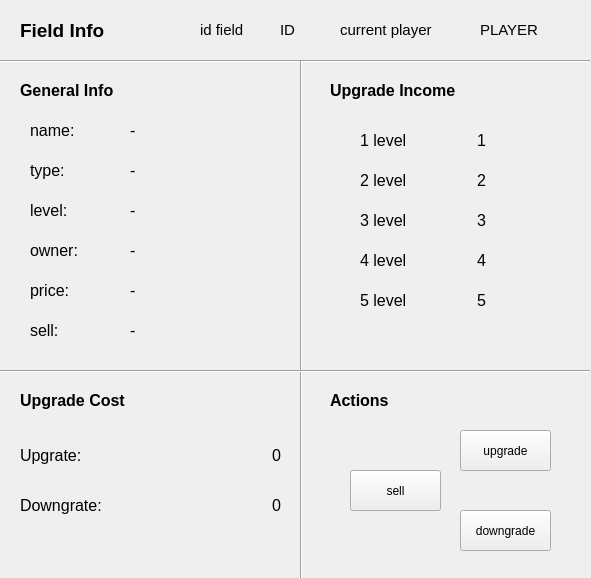
<?xml version="1.0" encoding="UTF-8"?>
<ui version="4.0">
 <class>InfoWindow</class>
 <widget class="QWidget" name="InfoWindow">
  <property name="geometry">
   <rect>
    <x>0</x>
    <y>0</y>
    <width>591</width>
    <height>578</height>
   </rect>
  </property>
  <property name="windowTitle">
   <string>Form</string>
  </property>
  <widget class="QLabel" name="label_6">
   <property name="geometry">
    <rect>
     <x>20</x>
     <y>440</y>
     <width>131</width>
     <height>31</height>
    </rect>
   </property>
   <property name="styleSheet">
    <string notr="true">font-size: 12pt;</string>
   </property>
   <property name="text">
    <string>Upgrate:</string>
   </property>
  </widget>
  <widget class="QLabel" name="downgrade">
   <property name="geometry">
    <rect>
     <x>170</x>
     <y>490</y>
     <width>111</width>
     <height>31</height>
    </rect>
   </property>
   <property name="styleSheet">
    <string notr="true">font-size: 12pt;</string>
   </property>
   <property name="text">
    <string>0</string>
   </property>
   <property name="alignment">
    <set>Qt::AlignRight|Qt::AlignTrailing|Qt::AlignVCenter</set>
   </property>
  </widget>
  <widget class="QLabel" name="label_10">
   <property name="geometry">
    <rect>
     <x>360</x>
     <y>130</y>
     <width>71</width>
     <height>20</height>
    </rect>
   </property>
   <property name="styleSheet">
    <string notr="true">font-size: 12pt;</string>
   </property>
   <property name="text">
    <string>1 level</string>
   </property>
  </widget>
  <widget class="QLabel" name="currentPlayer">
   <property name="geometry">
    <rect>
     <x>480</x>
     <y>20</y>
     <width>63</width>
     <height>20</height>
    </rect>
   </property>
   <property name="styleSheet">
    <string notr="true">font-size: 11pt;</string>
   </property>
   <property name="text">
    <string>PLAYER</string>
   </property>
  </widget>
  <widget class="QLabel" name="label_8">
   <property name="geometry">
    <rect>
     <x>30</x>
     <y>320</y>
     <width>63</width>
     <height>20</height>
    </rect>
   </property>
   <property name="styleSheet">
    <string notr="true">font-size: 12pt;</string>
   </property>
   <property name="text">
    <string>sell:</string>
   </property>
  </widget>
  <widget class="QLabel" name="name">
   <property name="geometry">
    <rect>
     <x>130</x>
     <y>120</y>
     <width>121</width>
     <height>20</height>
    </rect>
   </property>
   <property name="styleSheet">
    <string>font-size: 12pt;</string>
   </property>
   <property name="text">
    <string>-</string>
   </property>
  </widget>
  <widget class="QLabel" name="sell">
   <property name="geometry">
    <rect>
     <x>130</x>
     <y>320</y>
     <width>63</width>
     <height>20</height>
    </rect>
   </property>
   <property name="styleSheet">
    <string>font-size: 12pt;</string>
   </property>
   <property name="text">
    <string>-</string>
   </property>
  </widget>
  <widget class="QLabel" name="buy">
   <property name="geometry">
    <rect>
     <x>130</x>
     <y>280</y>
     <width>81</width>
     <height>20</height>
    </rect>
   </property>
   <property name="styleSheet">
    <string notr="true">font-size: 12pt;</string>
   </property>
   <property name="text">
    <string>-</string>
   </property>
  </widget>
  <widget class="QLabel" name="label_14">
   <property name="geometry">
    <rect>
     <x>360</x>
     <y>290</y>
     <width>71</width>
     <height>20</height>
    </rect>
   </property>
   <property name="styleSheet">
    <string notr="true">font-size: 12pt;</string>
   </property>
   <property name="text">
    <string>5 level</string>
   </property>
  </widget>
  <widget class="QPushButton" name="bSell">
   <property name="geometry">
    <rect>
     <x>350</x>
     <y>470</y>
     <width>91</width>
     <height>41</height>
    </rect>
   </property>
   <property name="styleSheet">
    <string notr="true">font-size: 9pt;</string>
   </property>
   <property name="text">
    <string>sell</string>
   </property>
  </widget>
  <widget class="QLabel" name="label_17">
   <property name="geometry">
    <rect>
     <x>200</x>
     <y>20</y>
     <width>61</width>
     <height>20</height>
    </rect>
   </property>
   <property name="styleSheet">
    <string notr="true">font-size: 11pt;</string>
   </property>
   <property name="text">
    <string>id field</string>
   </property>
  </widget>
  <widget class="QLabel" name="secondLevel">
   <property name="geometry">
    <rect>
     <x>450</x>
     <y>170</y>
     <width>63</width>
     <height>20</height>
    </rect>
   </property>
   <property name="styleSheet">
    <string notr="true">font-size: 12pt;</string>
   </property>
   <property name="text">
    <string>2</string>
   </property>
   <property name="alignment">
    <set>Qt::AlignCenter</set>
   </property>
  </widget>
  <widget class="QLabel" name="label_5">
   <property name="geometry">
    <rect>
     <x>30</x>
     <y>280</y>
     <width>63</width>
     <height>20</height>
    </rect>
   </property>
   <property name="styleSheet">
    <string notr="true">font-size: 12pt;</string>
   </property>
   <property name="text">
    <string>price:</string>
   </property>
  </widget>
  <widget class="QLabel" name="type">
   <property name="geometry">
    <rect>
     <x>130</x>
     <y>160</y>
     <width>171</width>
     <height>20</height>
    </rect>
   </property>
   <property name="styleSheet">
    <string>font-size: 12pt;</string>
   </property>
   <property name="text">
    <string>-</string>
   </property>
  </widget>
  <widget class="QLabel" name="label_12">
   <property name="geometry">
    <rect>
     <x>360</x>
     <y>210</y>
     <width>71</width>
     <height>20</height>
    </rect>
   </property>
   <property name="styleSheet">
    <string notr="true">font-size: 12pt;</string>
   </property>
   <property name="text">
    <string>3 level</string>
   </property>
  </widget>
  <widget class="QLabel" name="label_11">
   <property name="geometry">
    <rect>
     <x>360</x>
     <y>170</y>
     <width>71</width>
     <height>20</height>
    </rect>
   </property>
   <property name="styleSheet">
    <string notr="true">font-size: 12pt;</string>
   </property>
   <property name="text">
    <string>2 level</string>
   </property>
  </widget>
  <widget class="QLabel" name="currentField">
   <property name="geometry">
    <rect>
     <x>280</x>
     <y>20</y>
     <width>61</width>
     <height>20</height>
    </rect>
   </property>
   <property name="styleSheet">
    <string notr="true">font-size: 11pt;</string>
   </property>
   <property name="text">
    <string>ID</string>
   </property>
  </widget>
  <widget class="QLabel" name="thirdLevel">
   <property name="geometry">
    <rect>
     <x>450</x>
     <y>210</y>
     <width>63</width>
     <height>20</height>
    </rect>
   </property>
   <property name="styleSheet">
    <string notr="true">font-size: 12pt;</string>
   </property>
   <property name="text">
    <string>3</string>
   </property>
   <property name="alignment">
    <set>Qt::AlignCenter</set>
   </property>
  </widget>
  <widget class="QLabel" name="firstLevel">
   <property name="geometry">
    <rect>
     <x>450</x>
     <y>130</y>
     <width>63</width>
     <height>20</height>
    </rect>
   </property>
   <property name="styleSheet">
    <string notr="true">font-size: 12pt;</string>
   </property>
   <property name="text">
    <string>1</string>
   </property>
   <property name="alignment">
    <set>Qt::AlignCenter</set>
   </property>
  </widget>
  <widget class="QLabel" name="label_13">
   <property name="geometry">
    <rect>
     <x>360</x>
     <y>250</y>
     <width>71</width>
     <height>20</height>
    </rect>
   </property>
   <property name="styleSheet">
    <string notr="true">font-size: 12pt;</string>
   </property>
   <property name="text">
    <string>4 level</string>
   </property>
  </widget>
  <widget class="QLabel" name="currentLevel">
   <property name="geometry">
    <rect>
     <x>130</x>
     <y>200</y>
     <width>61</width>
     <height>20</height>
    </rect>
   </property>
   <property name="styleSheet">
    <string>font-size: 12pt;</string>
   </property>
   <property name="text">
    <string>-</string>
   </property>
  </widget>
  <widget class="QLabel" name="label">
   <property name="geometry">
    <rect>
     <x>30</x>
     <y>120</y>
     <width>63</width>
     <height>20</height>
    </rect>
   </property>
   <property name="styleSheet">
    <string notr="true">font-size: 12pt;</string>
   </property>
   <property name="text">
    <string>name:</string>
   </property>
  </widget>
  <widget class="QPushButton" name="bDowngrade">
   <property name="geometry">
    <rect>
     <x>460</x>
     <y>510</y>
     <width>91</width>
     <height>41</height>
    </rect>
   </property>
   <property name="styleSheet">
    <string notr="true">font-size: 9pt;</string>
   </property>
   <property name="text">
    <string>downgrade</string>
   </property>
  </widget>
  <widget class="QLabel" name="label_4">
   <property name="geometry">
    <rect>
     <x>30</x>
     <y>240</y>
     <width>63</width>
     <height>20</height>
    </rect>
   </property>
   <property name="styleSheet">
    <string notr="true">font-size: 12pt;</string>
   </property>
   <property name="text">
    <string>owner:</string>
   </property>
  </widget>
  <widget class="QLabel" name="label_2">
   <property name="geometry">
    <rect>
     <x>30</x>
     <y>160</y>
     <width>63</width>
     <height>20</height>
    </rect>
   </property>
   <property name="styleSheet">
    <string notr="true">font-size: 12pt;</string>
   </property>
   <property name="text">
    <string>type:</string>
   </property>
  </widget>
  <widget class="QLabel" name="owner">
   <property name="geometry">
    <rect>
     <x>130</x>
     <y>240</y>
     <width>71</width>
     <height>20</height>
    </rect>
   </property>
   <property name="styleSheet">
    <string>font-size: 12pt;</string>
   </property>
   <property name="text">
    <string>-</string>
   </property>
  </widget>
  <widget class="QLabel" name="fifthLevel">
   <property name="geometry">
    <rect>
     <x>450</x>
     <y>290</y>
     <width>63</width>
     <height>20</height>
    </rect>
   </property>
   <property name="styleSheet">
    <string notr="true">font-size: 12pt;</string>
   </property>
   <property name="text">
    <string>5</string>
   </property>
   <property name="alignment">
    <set>Qt::AlignCenter</set>
   </property>
  </widget>
  <widget class="QLabel" name="label_7">
   <property name="geometry">
    <rect>
     <x>20</x>
     <y>490</y>
     <width>111</width>
     <height>31</height>
    </rect>
   </property>
   <property name="styleSheet">
    <string notr="true">font-size: 12pt;</string>
   </property>
   <property name="text">
    <string>Downgrate:</string>
   </property>
  </widget>
  <widget class="QLabel" name="upgrade">
   <property name="geometry">
    <rect>
     <x>180</x>
     <y>440</y>
     <width>101</width>
     <height>31</height>
    </rect>
   </property>
   <property name="styleSheet">
    <string notr="true">font-size: 12pt;</string>
   </property>
   <property name="text">
    <string>0</string>
   </property>
   <property name="alignment">
    <set>Qt::AlignRight|Qt::AlignTrailing|Qt::AlignVCenter</set>
   </property>
  </widget>
  <widget class="QPushButton" name="bUpgrade">
   <property name="geometry">
    <rect>
     <x>460</x>
     <y>430</y>
     <width>91</width>
     <height>41</height>
    </rect>
   </property>
   <property name="styleSheet">
    <string notr="true">font-size: 9pt;</string>
   </property>
   <property name="text">
    <string>upgrade</string>
   </property>
  </widget>
  <widget class="QLabel" name="label_3">
   <property name="geometry">
    <rect>
     <x>30</x>
     <y>200</y>
     <width>63</width>
     <height>20</height>
    </rect>
   </property>
   <property name="styleSheet">
    <string notr="true">font-size: 12pt;</string>
   </property>
   <property name="text">
    <string>level:</string>
   </property>
  </widget>
  <widget class="QLabel" name="label_15">
   <property name="geometry">
    <rect>
     <x>20</x>
     <y>10</y>
     <width>121</width>
     <height>41</height>
    </rect>
   </property>
   <property name="font">
    <font>
     <pointsize>14</pointsize>
     <bold>true</bold>
    </font>
   </property>
   <property name="styleSheet">
    <string notr="true">font-size: 14pt;</string>
   </property>
   <property name="text">
    <string>Field Info</string>
   </property>
  </widget>
  <widget class="QLabel" name="label_16">
   <property name="geometry">
    <rect>
     <x>340</x>
     <y>20</y>
     <width>131</width>
     <height>20</height>
    </rect>
   </property>
   <property name="styleSheet">
    <string notr="true">font-size: 11pt;</string>
   </property>
   <property name="text">
    <string>current player</string>
   </property>
  </widget>
  <widget class="QLabel" name="fourthLevel">
   <property name="geometry">
    <rect>
     <x>450</x>
     <y>250</y>
     <width>63</width>
     <height>20</height>
    </rect>
   </property>
   <property name="styleSheet">
    <string notr="true">font-size: 12pt;</string>
   </property>
   <property name="text">
    <string>4</string>
   </property>
   <property name="alignment">
    <set>Qt::AlignCenter</set>
   </property>
  </widget>
  <widget class="QLabel" name="label_18">
   <property name="geometry">
    <rect>
     <x>20</x>
     <y>70</y>
     <width>141</width>
     <height>41</height>
    </rect>
   </property>
   <property name="font">
    <font>
     <pointsize>12</pointsize>
     <bold>true</bold>
    </font>
   </property>
   <property name="styleSheet">
    <string notr="true">font-size: 12pt;</string>
   </property>
   <property name="text">
    <string>General Info</string>
   </property>
  </widget>
  <widget class="QLabel" name="label_19">
   <property name="geometry">
    <rect>
     <x>330</x>
     <y>70</y>
     <width>201</width>
     <height>41</height>
    </rect>
   </property>
   <property name="font">
    <font>
     <pointsize>12</pointsize>
     <bold>true</bold>
    </font>
   </property>
   <property name="styleSheet">
    <string notr="true">font-size: 12pt;</string>
   </property>
   <property name="text">
    <string>Upgrade Income</string>
   </property>
  </widget>
  <widget class="Line" name="line">
   <property name="geometry">
    <rect>
     <x>0</x>
     <y>60</y>
     <width>590</width>
     <height>3</height>
    </rect>
   </property>
   <property name="orientation">
    <enum>Qt::Horizontal</enum>
   </property>
  </widget>
  <widget class="Line" name="line_2">
   <property name="geometry">
    <rect>
     <x>300</x>
     <y>60</y>
     <width>3</width>
     <height>578</height>
    </rect>
   </property>
   <property name="orientation">
    <enum>Qt::Vertical</enum>
   </property>
  </widget>
  <widget class="Line" name="line_3">
   <property name="geometry">
    <rect>
     <x>0</x>
     <y>370</y>
     <width>590</width>
     <height>3</height>
    </rect>
   </property>
   <property name="orientation">
    <enum>Qt::Horizontal</enum>
   </property>
  </widget>
  <widget class="QLabel" name="label_20">
   <property name="geometry">
    <rect>
     <x>20</x>
     <y>380</y>
     <width>141</width>
     <height>41</height>
    </rect>
   </property>
   <property name="font">
    <font>
     <pointsize>12</pointsize>
     <bold>true</bold>
    </font>
   </property>
   <property name="styleSheet">
    <string notr="true">font-size: 12pt;</string>
   </property>
   <property name="text">
    <string>Upgrade Cost</string>
   </property>
  </widget>
  <widget class="QLabel" name="label_21">
   <property name="geometry">
    <rect>
     <x>330</x>
     <y>380</y>
     <width>141</width>
     <height>41</height>
    </rect>
   </property>
   <property name="font">
    <font>
     <pointsize>12</pointsize>
     <bold>true</bold>
    </font>
   </property>
   <property name="styleSheet">
    <string notr="true">font-size: 12pt;</string>
   </property>
   <property name="text">
    <string>Actions</string>
   </property>
  </widget>
 </widget>
 <resources/>
 <connections/>
</ui>
